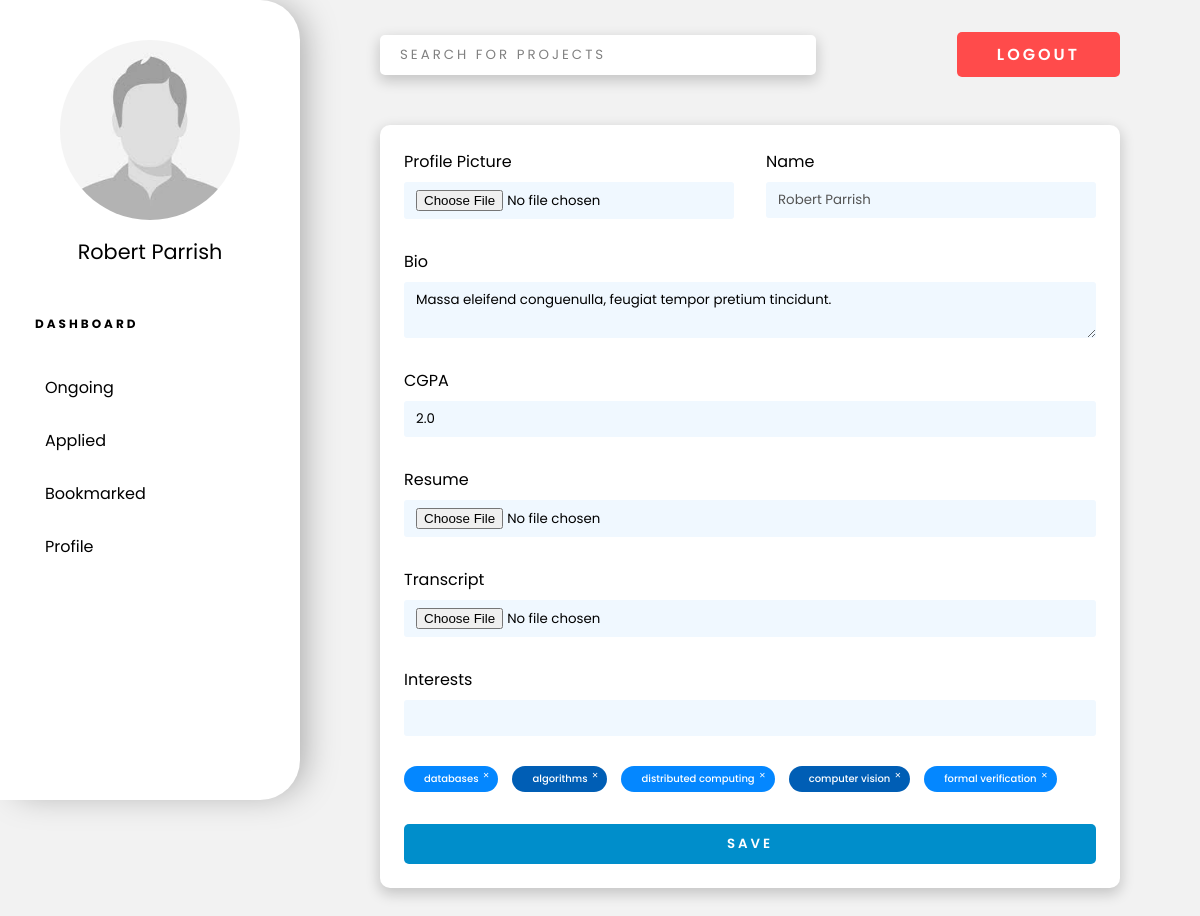
Before: /students/profile/ (signed in) with the older database file.
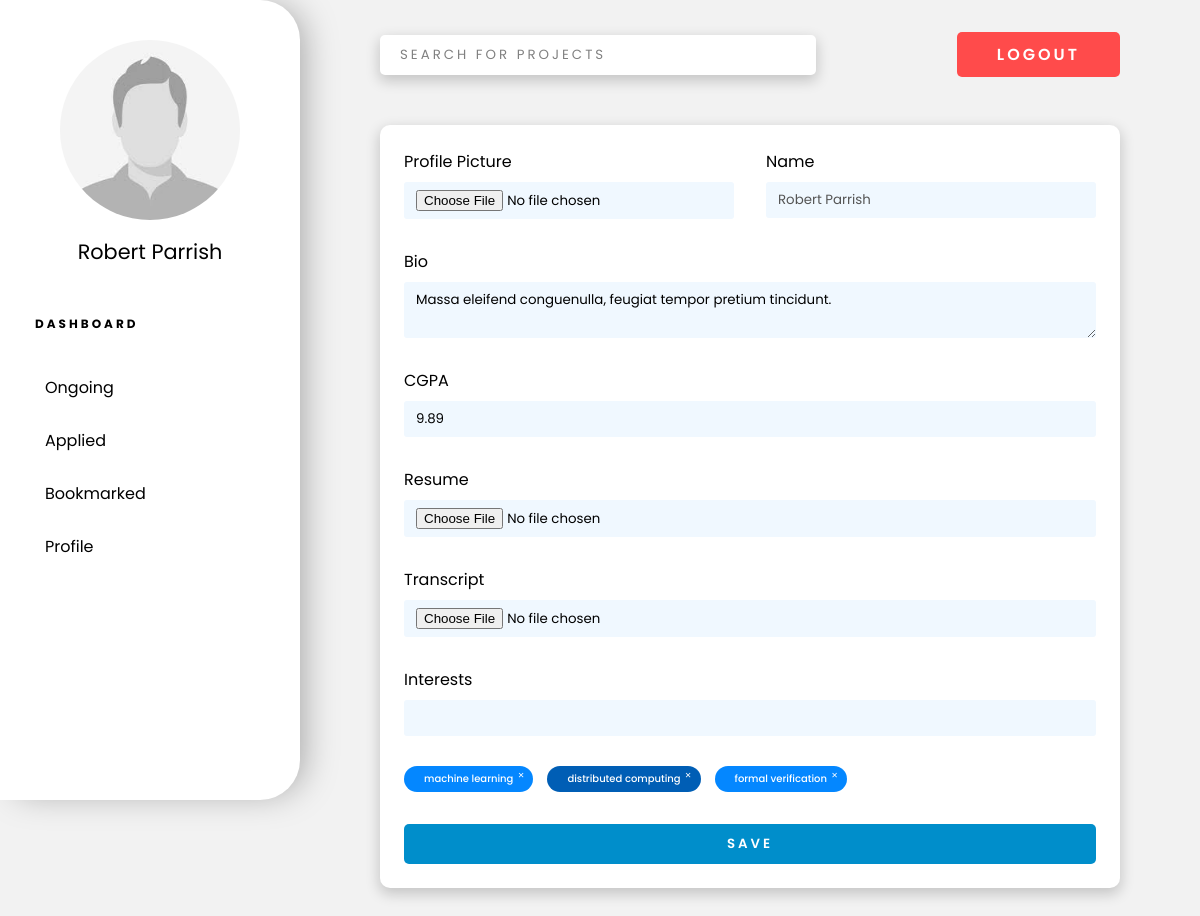
After: the same page with the newer database file.
### portal/models.py (models this page shows, shortened)
class Student(models.Model):
    user = models.ForeignKey(User, verbose_name=_("Auth User"), on_delete=models.CASCADE)
    bio = models.TextField()
    cv = models.FileField(_("Resume"), upload_to= upload_cv,storage=OverwriteStorage(), null=True)
    transcript = models.FileField(_("Transcripts"), upload_to= upload_transcript , storage=OverwriteStorage(), null=True)
    pic = models.FileField(_("Profile Pic"), upload_to=upload_pic, null=True, storage=OverwriteStorage())
    cgpa = models.FloatField(_("CGPA"), validators=[MaxValueValidator(10)], null=True)
    interests = models.ManyToManyField("Interests")

class Interests(models.Model):
    research_field = models.CharField(_("Research Area of Interest"), max_length=50)

### portal/views.py (the view, shortened to what this page needs)
class StudentViewSet(ModelViewSet):
    queryset=Student.objects.all()
    serializer_class=StudentSerializer
    permission_classes=[permissions.IsAuthenticated]
    @action(detail=False,methods=['GET'])
    def profile(self, request):
        user = request.user
        students = user.student_set.all()
        if(len(students) == 1):
            student = students[0]
            serializer = StudentSerializer(student, many=False)
            interest_text = ', '.join([it['research_field'] for it in serializer.data['interests']])
            return render(request, template_name='profile.html', context={'student':serializer.data, 'interest_text': interest_text})
        return Response(404)

### templates/profile.html (shortened to what this page needs)
{% extends 'dashboard-base.html' %}
{% load static %}
{% block content %}
<div class="profile-container">
    <form id="profile-form" method="PUT" action="/students/{{student.id}}/">
        <div class="inline">
            <div style="display: flex; flex-direction: column;">
                <label for="picture">Profile Picture</label>
                <input type="file" name="pic" id="picture" onchange="checkJpeg(this)">
            </div>
            <div style="display: flex; flex-direction: column;">
                <label for="name">Name</label>
                <input type="text" name="name" id="name" value="{{student.user.first_name}} {{student.user.last_name}}" disabled>
            </div>
        </div>
        <label for="bio">Bio</label>
        <textarea name="bio" id="bio" cols="30" rows="2">{{student.bio}}</textarea>
        <label for="cgpa">CGPA</label>
        <input type="text" name="cgpa" id="cgpa" value="{{student.cgpa}}">
        <label for="resume">Resume</label>
        <input type="file" name="cv" id="cv" onchange="checkPdf(this)">
        <label for="transcript">Transcript</label>
        <input type="file" name="transcript" id="transcript">
        <label for="interests">Interests</label>
        <div class="int-searchbar">
            <input type="text" name="intDummy" autocomplete="off">
        </div>
        <div class="tag-container">
            {% for interest in student.interests %}
            <div class="tag" onclick="handleTagDelete(this)">{{interest.research_field}}</div>
            {% endfor %}
        </div>
        <button type="submit" class="btn wide-text bold">Save</button>
    </form>
</div>
{% endblock %}

Changed rows visible on the page:
no longer on this page (row unchanged): Interests: research_field "databases"
no longer on this page (row unchanged): Interests: research_field "algorithms"
no longer on this page (row unchanged): Interests: research_field "computer vision"
changed Student "Massa eleifend conguenulla, feugiat tempor pretium tincidunt.": cgpa "2.0" → "9.89"
now on this page (row unchanged): Interests: research_field "machine learning"
